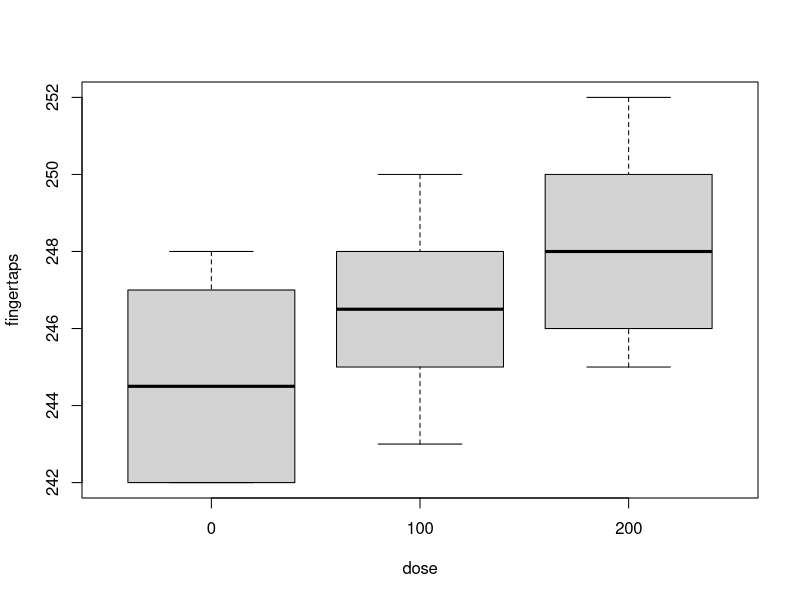

Write R code to recreate this figure. (Note: this script raises an error after producing the figure.)
# -------------------------------
#  NDS 2012-2013
#  M05 Lineare Modelle 
#  Serie 1 - Einweg-ANOVA
#
#  Kathrin Weyermann
# -------------------------------

#############
# Aufgabe 1 #
#############
#setwd("L:/NDS/2012-14/M05_Lineare_Modelle/Serien/Serie1")

daten <- read.table('./Caffeine.txt', header = TRUE)
daten$dose <- factor(daten$dose)

####
# a)
lapply(split(daten$fingertaps, daten$dose), mean)

# Variante 1 Skript (Vorher Paket 'Hmisc' laden) 
summary(fingertaps ~ dose, data = daten)

####
# b)
pdf('boxplot1b.pdf')
boxplot(fingertaps ~ dose, data = daten)
boxplot(fingertaps ~ dose, data = daten, plot = FALSE)
dev.off()

####
# c)
fit <- lm(fingertaps ~ dose, data = daten)
summary(fit)

####
# d)
var(resid(fit))
var(daten$fingertaps)
Rq <- 1-var(resid(fit))/var(daten$fingertaps)


#############
# Aufgabe 2 #
#############

####
# a)
by(daten$fingertaps, daten$dose, t.test)

# Variante pro Guppe 
daten_0 <- subset(daten, dose == 0)
t.test(daten_0$fingertaps, mu = 0, conf.level = 0.95)

####
# d)
summary(lm(fingertaps ~ dose, data = daten))

####
# e)
lapply(split(daten$fingertaps, daten$dose), var)
lapply(lapply(split(daten$fingertaps, daten$dose), var), sqrt)

####
# g)
confint.R2(fit, alternative='greater')

####
# h)
pairwise.t.test(daten$fingertaps, daten$dose, p.adj = "none")
pairwise.t.test(daten$fingertaps, daten$dose, p.adj = "holm")
